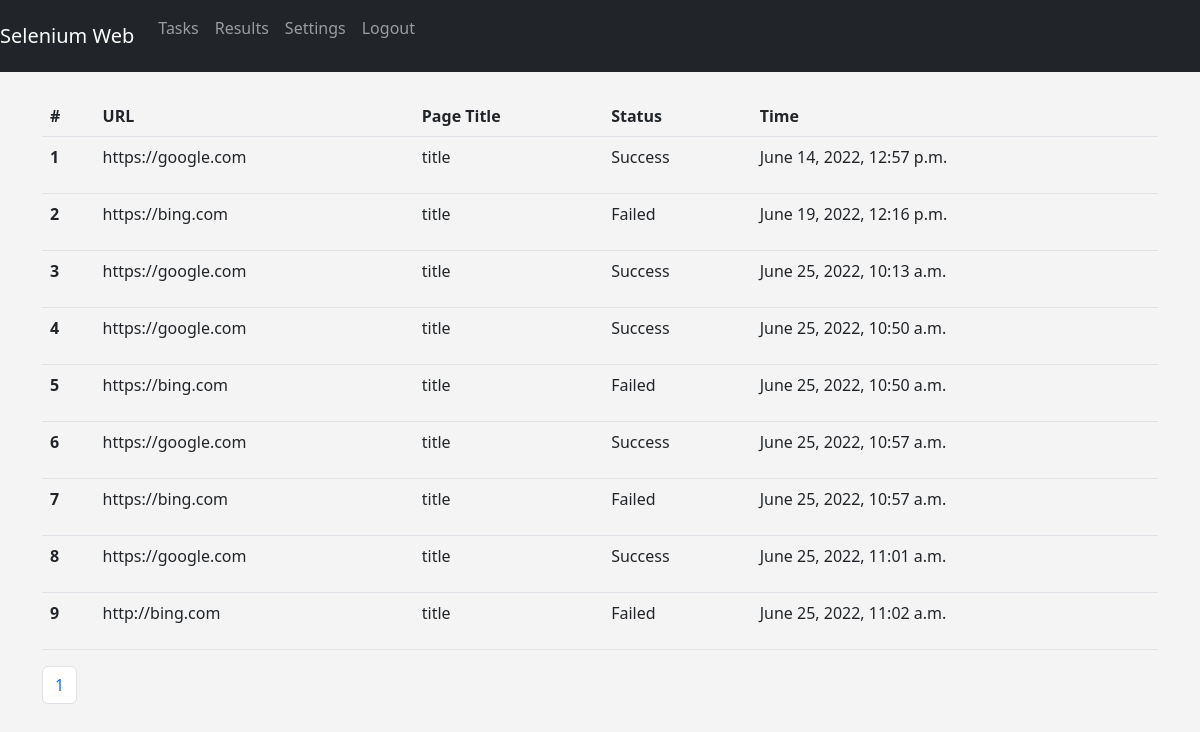
The app's page / (signed in), older data.
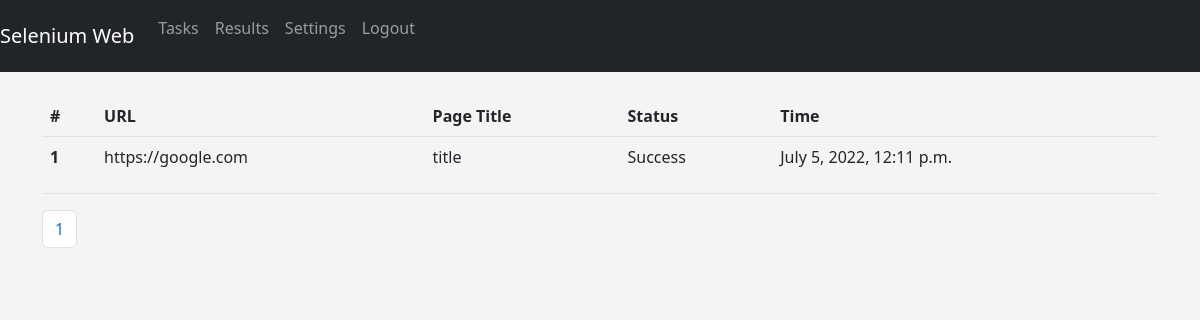
The same page, newer data.
### core_app/models.py (models this page shows, shortened)
class E2ETestResultsModel(models.Model):
    url = models.TextField()
    page_title = models.CharField(max_length=200)
    status = models.CharField(max_length=10)
    user = models.OneToOneField(User, db_index=True, on_delete=models.CASCADE)
    created = models.DateTimeField(auto_now_add=True)
    updated = models.DateTimeField(auto_now=True)

### core_app/views/views_crawler.py (the view)
class E2ETestResultsListView(LoginRequiredMixin, generic.ListView):
    model = E2ETestResultsModel
    template_name = TEST_RESULTS_TEMPLATE
    paginate_by = 10

### core_app/templates/core_app/pages/e2e_test_results_list.html (shortened to what this page needs)
{% extends "../layout/base.html" %}
{% block content %}
<div class="mt-5 py-5">
    <table class="table">
        <thead>
            <tr>
                <th scope="col">#</th>
                <th scope="col">URL</th>
                <th scope="col">Page Title</th>
                <th scope="col">Status</th>
                <th scope="col">Time</th>
            </tr>
        </thead>
        <tbody>
            {% for item in object_list %}
            <tr>
                <th scope="row">{{ item.id }}</th>
                <td>
                    <p>{{ item.url }}</p>
                </td>
                <td>{{ item.page_title }}</td>
                <td>{{ item.status }}</td>
                <td>{{ item.created }}</td>
            </tr>
            {% endfor %}
        </tbody>
    </table>
    {% if page_obj %}
    <nav aria-label="Page navigation example">
        <ul class="pagination">
            <li class="page-item"><a class="page-link" href="?page={{ page_obj.number }}">{{ page_obj.number }}</a></li>
        </ul>
    </nav>
    {% endif %}
</div>
{% endblock content %}

### core_app/templates/core_app/layout/base.html (shortened to what this page needs)
{% include "./header.html" %}
<body>
    <main role="main" class="container">
      {% block content %}{% endblock content %}
    </main>
{% include "./navbar.html" %}
{% include "./footer.html" %}

### core_app/templates/core_app/layout/header.html (shortened to what this page needs)
<!DOCTYPE html>
<html lang="en">
<head>
<link href="https://cdn.jsdelivr.net/npm/bootstrap@5.2.0-beta1/dist/css/bootstrap.min.css" rel="stylesheet">
</head>

### core_app/templates/core_app/layout/navbar.html (shortened to what this page needs)
<nav class="navbar navbar-expand-md navbar-dark bg-dark fixed-top">
    <a class="navbar-brand">Selenium Web</a>
    <div class="collapse navbar-collapse" id="navbarsExampleDefault">
      <ul class="navbar-nav mr-auto">
        {% if request.user.is_authenticated %}
        <li class="nav-item active">
          <a class="nav-link" href="{% url "add-e2e-test" %}">Tasks</span></a>
        </li>
        <li class="nav-item active">
          <a class="nav-link" href="{% url "e2e-test-results-list" %}">Results</a>
        </li>
        <li class="nav-item">
          <p class="nav-link">Settings</p>
        </li>
        <li class="nav-item">
          <a class="nav-link" href="{% url "user-logout" %}">Logout</a>
        </li>
         {% endif %}
      </ul>
    </div>
</nav>

### core_app/templates/core_app/layout/footer.html (shortened to what this page needs)
</body>
</html>

### core_app/templates/core_app/layout/header.html (style rules this page uses)
body { background: #f4f4f4; }

Row changes from the older to the newer data that the page shows:
removed E2ETestResultsModel: id "2", url "https://bing.com", page_title "title", status "Failed", created "June 19, 2022, 12:16 p.m."
removed E2ETestResultsModel: id "3", url "https://google.com", page_title "title", status "Success", created "June 25, 2022, 10:13 a.m."
removed E2ETestResultsModel: id "4", url "https://google.com", page_title "title", status "Success", created "June 25, 2022, 10:50 a.m."
removed E2ETestResultsModel: id "5", url "https://bing.com", page_title "title", status "Failed", created "June 25, 2022, 10:50 a.m."
removed E2ETestResultsModel: id "6", url "https://google.com", page_title "title", status "Success", created "June 25, 2022, 10:57 a.m."
removed E2ETestResultsModel: id "7", url "https://bing.com", page_title "title", status "Failed", created "June 25, 2022, 10:57 a.m."
removed E2ETestResultsModel: id "8", url "https://google.com", page_title "title", status "Success", created "June 25, 2022, 11:01 a.m."
removed E2ETestResultsModel: id "9", url "http://bing.com", page_title "title", status "Failed", created "June 25, 2022, 11:02 a.m."
changed E2ETestResultsModel "https://google.com": created "June 14, 2022, 12:57 p.m." → "July 5, 2022, 12:11 p.m."
